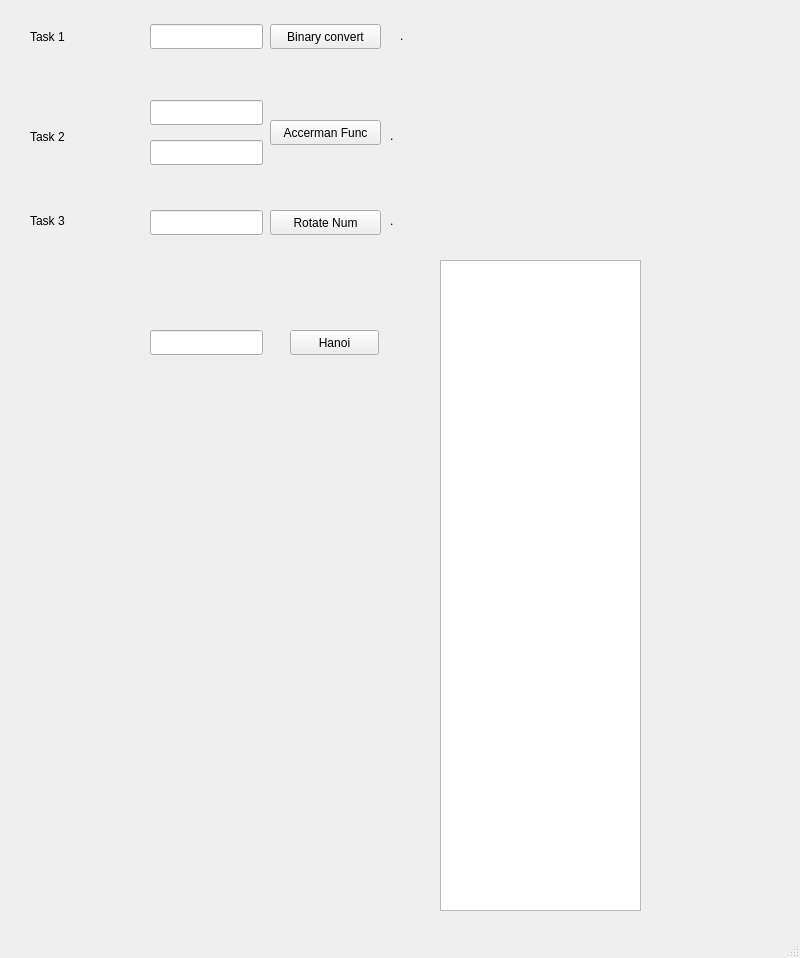
<?xml version="1.0" encoding="UTF-8"?>
<ui version="4.0">
 <class>MainWindow</class>
 <widget class="QMainWindow" name="MainWindow">
  <property name="geometry">
   <rect>
    <x>0</x>
    <y>0</y>
    <width>800</width>
    <height>958</height>
   </rect>
  </property>
  <property name="windowTitle">
   <string>MainWindow</string>
  </property>
  <widget class="QWidget" name="centralwidget">
   <widget class="QLineEdit" name="lineEdit">
    <property name="geometry">
     <rect>
      <x>150</x>
      <y>24</y>
      <width>113</width>
      <height>25</height>
     </rect>
    </property>
   </widget>
   <widget class="QPushButton" name="pushButton">
    <property name="geometry">
     <rect>
      <x>270</x>
      <y>24</y>
      <width>111</width>
      <height>25</height>
     </rect>
    </property>
    <property name="text">
     <string>Binary convert</string>
    </property>
   </widget>
   <widget class="QLabel" name="label">
    <property name="geometry">
     <rect>
      <x>400</x>
      <y>20</y>
      <width>271</width>
      <height>31</height>
     </rect>
    </property>
    <property name="text">
     <string>.</string>
    </property>
   </widget>
   <widget class="QLabel" name="label_2">
    <property name="geometry">
     <rect>
      <x>30</x>
      <y>27</y>
      <width>67</width>
      <height>20</height>
     </rect>
    </property>
    <property name="text">
     <string>Task 1</string>
    </property>
   </widget>
   <widget class="QLineEdit" name="lineEdit_2">
    <property name="geometry">
     <rect>
      <x>150</x>
      <y>100</y>
      <width>113</width>
      <height>25</height>
     </rect>
    </property>
   </widget>
   <widget class="QLineEdit" name="lineEdit_3">
    <property name="geometry">
     <rect>
      <x>150</x>
      <y>140</y>
      <width>113</width>
      <height>25</height>
     </rect>
    </property>
   </widget>
   <widget class="QPushButton" name="pushButton_2">
    <property name="geometry">
     <rect>
      <x>270</x>
      <y>120</y>
      <width>111</width>
      <height>25</height>
     </rect>
    </property>
    <property name="text">
     <string>Accerman Func</string>
    </property>
   </widget>
   <widget class="QLabel" name="label_3">
    <property name="geometry">
     <rect>
      <x>390</x>
      <y>120</y>
      <width>271</width>
      <height>31</height>
     </rect>
    </property>
    <property name="text">
     <string>.</string>
    </property>
   </widget>
   <widget class="QLabel" name="label_4">
    <property name="geometry">
     <rect>
      <x>30</x>
      <y>126</y>
      <width>67</width>
      <height>21</height>
     </rect>
    </property>
    <property name="text">
     <string>Task 2</string>
    </property>
   </widget>
   <widget class="QLineEdit" name="lineEdit_4">
    <property name="geometry">
     <rect>
      <x>150</x>
      <y>210</y>
      <width>113</width>
      <height>25</height>
     </rect>
    </property>
   </widget>
   <widget class="QPushButton" name="pushButton_3">
    <property name="geometry">
     <rect>
      <x>270</x>
      <y>210</y>
      <width>111</width>
      <height>25</height>
     </rect>
    </property>
    <property name="text">
     <string>Rotate Num</string>
    </property>
   </widget>
   <widget class="QLabel" name="label_5">
    <property name="geometry">
     <rect>
      <x>390</x>
      <y>210</y>
      <width>391</width>
      <height>21</height>
     </rect>
    </property>
    <property name="frameShape">
     <enum>QFrame::NoFrame</enum>
    </property>
    <property name="text">
     <string>.</string>
    </property>
   </widget>
   <widget class="QLabel" name="label_6">
    <property name="geometry">
     <rect>
      <x>30</x>
      <y>210</y>
      <width>67</width>
      <height>21</height>
     </rect>
    </property>
    <property name="text">
     <string>Task 3</string>
    </property>
   </widget>
   <widget class="QListWidget" name="listWidget">
    <property name="geometry">
     <rect>
      <x>440</x>
      <y>260</y>
      <width>201</width>
      <height>651</height>
     </rect>
    </property>
   </widget>
   <widget class="QLineEdit" name="lineEdit_5">
    <property name="geometry">
     <rect>
      <x>150</x>
      <y>330</y>
      <width>113</width>
      <height>25</height>
     </rect>
    </property>
   </widget>
   <widget class="QPushButton" name="pushButton_4">
    <property name="geometry">
     <rect>
      <x>290</x>
      <y>330</y>
      <width>89</width>
      <height>25</height>
     </rect>
    </property>
    <property name="text">
     <string>Hanoi</string>
    </property>
   </widget>
  </widget>
  <widget class="QMenuBar" name="menubar">
   <property name="geometry">
    <rect>
     <x>0</x>
     <y>0</y>
     <width>800</width>
     <height>22</height>
    </rect>
   </property>
  </widget>
  <widget class="QStatusBar" name="statusbar"/>
 </widget>
 <resources/>
 <connections/>
</ui>
